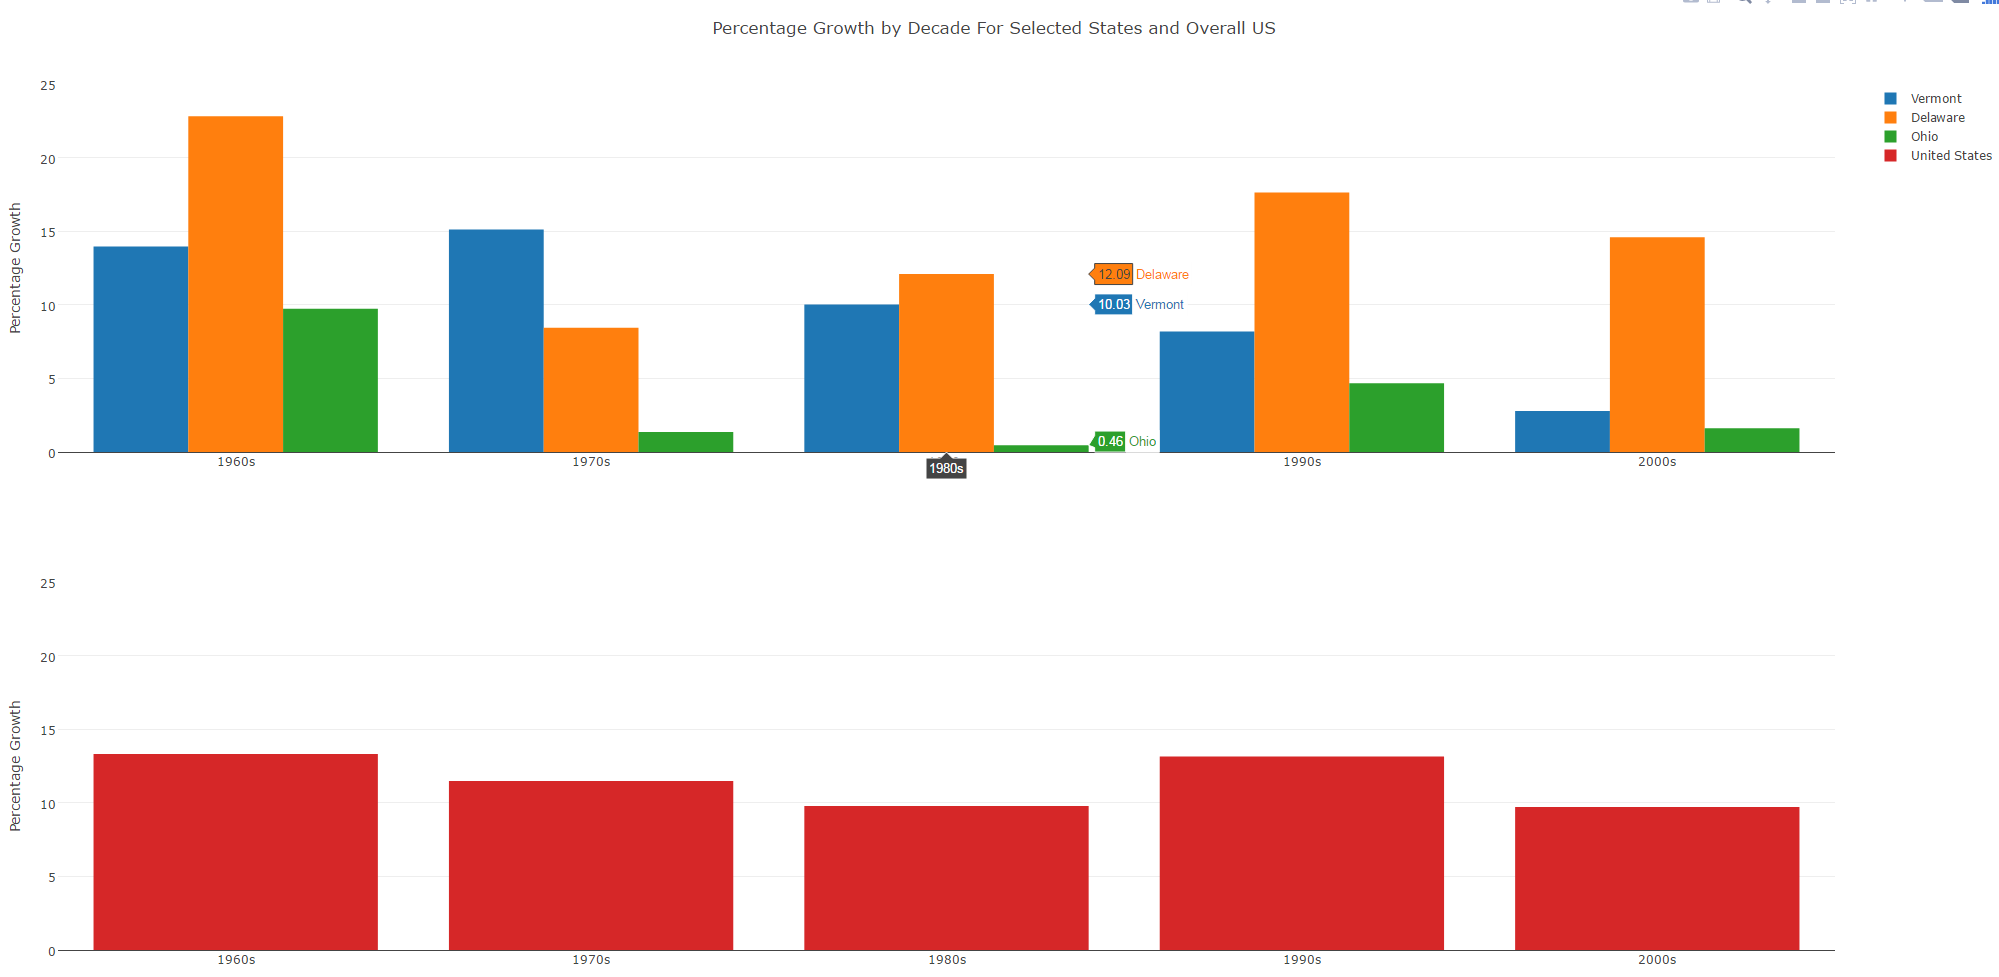

Generate this figure with Python:
# This script creates an interactive figure consisting of two subplots using 'census_data.csv'.

# A description of 'census_data.csv' can be found in 'census_data_scrape_and_process.R'.

# Calculations used below:
# Population percentage growth in a decade 't' will be computed as:
# 100 * (population(t + 1) - population(t)) / population(t)

# For example, the population growth between 1960 and 1970 is:
# 100 * (population(1970) - population(1960)) / population(1960)

################
# IMPORT MODULES
################
# This section imports necessary modules.
import os
import pandas as pd
import plotly
import plotly.graph_objs as pgo

#############
# IMPORT DATA
#############
# This section imports data.

# Set working directory.
# This obviously needs to be changed depending on the computer being used.
os.chdir('D:\\Users\\JBansal\\Documents\\GitHub\\visualizations')

# Load data.
census_data = pd.read_csv('census_data.csv',
                          encoding = 'latin-1')

################
# TRANSFORM DATA
################
# This section prepares the data for plotting.

# Compute percentage growth during 1960s decade (between 1960 and 1970):
census_data['1960s_growth'] = 100 * (census_data['1970'] - census_data['1960']) / census_data['1960']
  
# Compute percentage growth during 1970s decade (between 1970 and 1980):
census_data['1970s_growth'] = 100 * (census_data['1980'] - census_data['1970']) / census_data['1970']

# Compute percentage growth during 1980s decade (between 1980 and 1990):
census_data['1980s_growth'] = 100 * (census_data['1990'] - census_data['1980']) / census_data['1980']

# Compute percentage growth during 1990s decade (between 1990 and 2000):
census_data['1990s_growth'] = 100 * (census_data['2000'] - census_data['1990']) / census_data['1990']

# Compute percentage growth during 2000s decade (between 2000 and 2010):
census_data['2000s_growth'] = 100 * (census_data['2010'] - census_data['2000']) / census_data['2000']

# Specify rows of interest (states specified above and aggregate 'United States').
interest = ['Vermont', 'Delaware', 'Ohio', 'United States']

# Subset data.
census_subset = census_data[census_data['Name'].isin(interest)]

# Remove unneeded columns (all actual population measurements).
census_subset = census_subset[['Name', '1960s_growth', '1970s_growth', '1980s_growth', '1990s_growth', '2000s_growth']]

# Rename columns.
census_subset.columns = ['Name', '1960s', '1970s', '1980s', '1990s', '2000s']

# Melt data to allow plotting.
census_subset = pd.melt(census_subset,
                        id_vars = 'Name')

###########
# PLOT DATA
###########
# This section plots the data.

# Add data.
vt = pgo.Bar(x = census_subset[census_subset.Name == 'Vermont'].variable,
             y = round(census_subset[census_subset.Name == 'Vermont'].value, 2),
             name = 'Vermont')
de = pgo.Bar(x = census_subset[census_subset.Name == 'Delaware'].variable,
             y = round(census_subset[census_subset.Name == 'Delaware'].value, 2),
             name = 'Delaware')
oh = pgo.Bar(x = census_subset[census_subset.Name == 'Ohio'].variable,
             y = round(census_subset[census_subset.Name == 'Ohio'].value, 2),
             name = 'Ohio')
us = pgo.Bar(x = census_subset[census_subset.Name == 'United States'].variable,
             y = round(census_subset[census_subset.Name == 'United States'].value, 2),
             name = 'United States')

# Generate subplot structure.
figure = plotly.tools.make_subplots(rows = 2,
                                    cols = 1)

# Add data to appropriate subplot.
figure.append_trace(vt, 1, 1)
figure.append_trace(de, 1, 1)
figure.append_trace(oh, 1, 1)
figure.append_trace(us, 2, 1)

# Add layout.
figure['layout'].update(title = 'Percentage Growth by Decade For Selected States and Overall US')
figure['layout']['yaxis1'].update(title = 'Percentage Growth',
                                  range = [0, 25])
figure['layout']['yaxis2'].update(title = 'Percentage Growth',
                                  range = [0, 25])

# Plot data.
plotly.offline.plot(figure)
